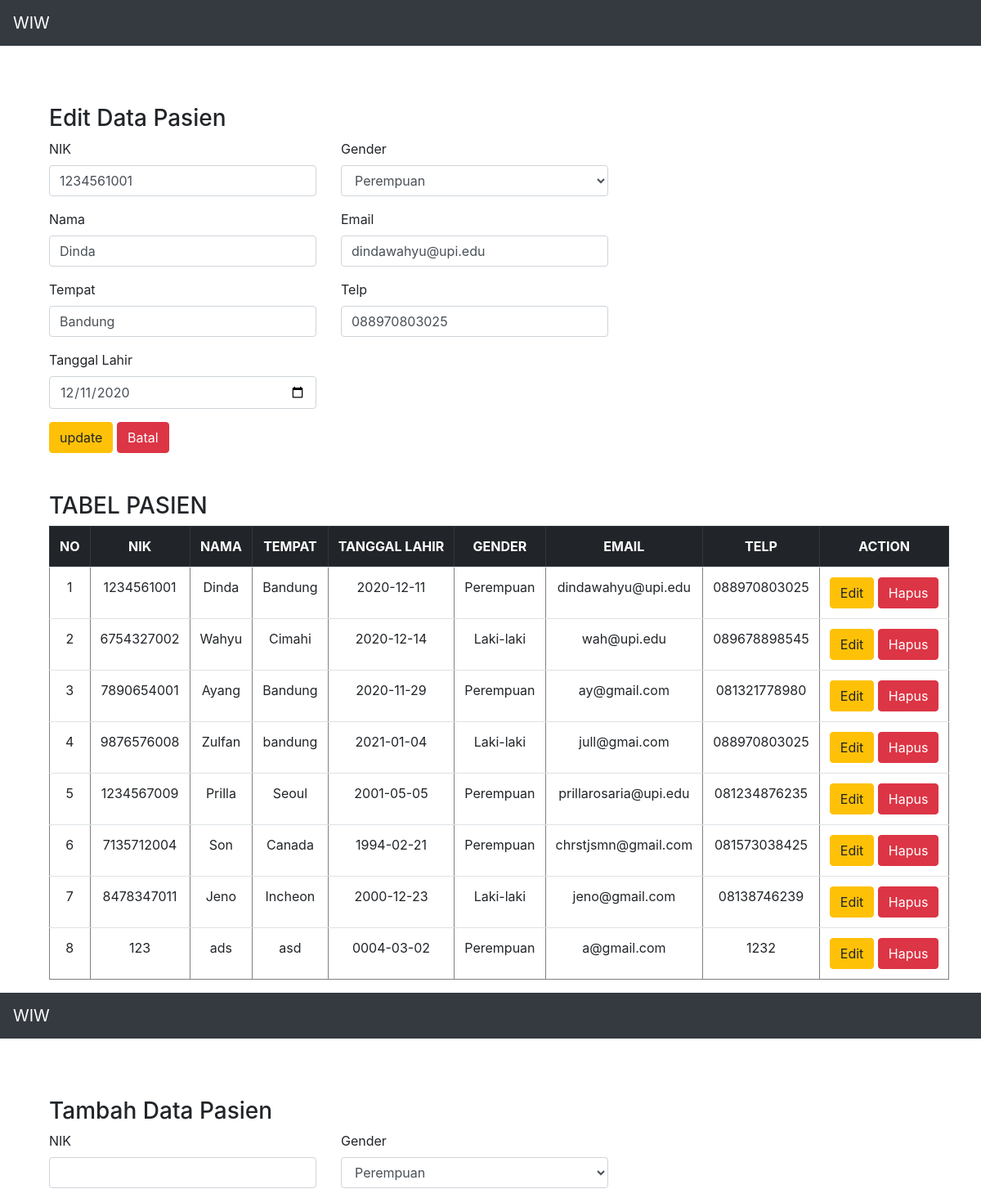
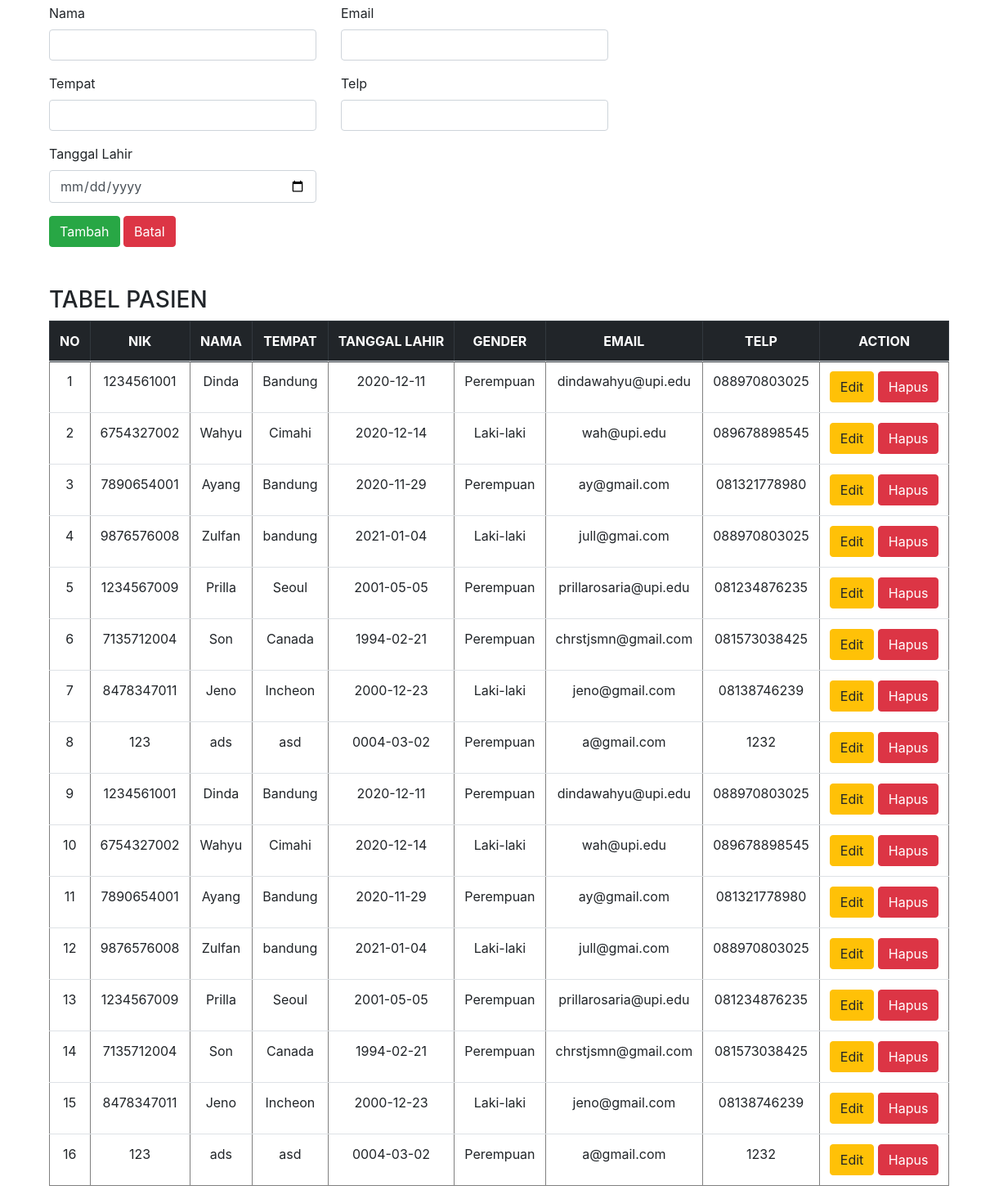
The page /index.php?id_edit=1 on the database its author committed (2 pictures, top to bottom).
### tables this page shows
CREATE TABLE `pasien` (
  `id` int(11) NOT NULL,
  `nik` varchar(100) NOT NULL,
  `nama` varchar(100) NOT NULL,
  `tempat` varchar(100) NOT NULL,
  `tl` varchar(100) NOT NULL,
  `gender` varchar(10) NOT NULL,
  `email` varchar(100) NOT NULL,
  `telp` varchar(100) NOT NULL
);

### presenter/ProsesPasien.php (called while the page is built, shortened)
<?php
class ProsesPasien implements KontrakPresenter
{
	private $tabelpasien;
	private $data = [];
	function ProsesPasien()
	{
		try {
			$db_host = "localhost";
			$db_user = "root";
			$db_password = "";
			$db_name = "mvp_01";
			$this->tabelpasien = new TabelPasien($db_host, $db_user, $db_password, $db_name);
			$this->data = array();
		} catch (Exception $e) {
			echo "wiw error" . $e->getMessage();
		}
	}
	function prosesDataPasien()
	{
		try {
			$this->tabelpasien->open();
			$this->tabelpasien->getPasien();
			while ($row = $this->tabelpasien->getResult()) {
				$this->data[] = $row;
			}
		} catch (Exception $e) {
			echo "wiw error part 2" . $e->getMessage();
		}
	}
	function AmbilDataPasien($id)
	{
		try {
			$this->tabelpasien->open();
			$this->tabelpasien->getPasienById($id);
			$this->data[] = $this->tabelpasien->getResult();
		} catch (Exception $e) {
			echo "wiw error part 3" . $e->getMessage();
		}
	}
	function getId($i)
	{
		return $this->data[$i]['id'];
	}
	function getNik($i)
	{
		return $this->data[$i]['nik'];
	}
	function getNama($i)
	{
		return $this->data[$i]['nama'];
	}
	function getTempat($i)
	{
		return $this->data[$i]['tempat'];
	}
	function getTl($i)
	{
		return $this->data[$i]['tl'];
	}
	function getGender($i)
	{
		return $this->data[$i]['gender'];
	}
	function getSize()
	{
		return sizeof($this->data);
	}
	function getEmail($i)
	{
		return $this->data[$i]['email'];
	}
	function getTelp($i)
	{
		return $this->data[$i]['telp'];
	}
}

### model/DB.class.php (called while the page is built, shortened)
<?php
class DB
{
	var $db_host = '';
	var $db_user = '';
	var $db_password = '';
	var $db_name = '';
	var $db_link = '';
	function DB($db_host = '', $db_user = '', $db_password = '', $db_name = '')
	{
		$this->db_host = $db_host;
		$this->db_user = $db_user;
		$this->db_password = $db_password;
		$this->db_name = $db_name;
	}
	function open()
	{
		$this->db_link = mysqli_connect($this->db_host, $this->db_user, $this->db_password, $this->db_name);
	}
	function execute($query = "")
	{
		$this->result = mysqli_query($this->db_link, $query);
		return $this->result;
	}
}

### model/TabelPasien.class.php (called while the page is built, shortened)
<?php
class TabelPasien extends DB
{
	function getPasien()
	{
		$query = "SELECT * FROM pasien";
		return $this->execute($query);
	}
	function getPasienById($id)
	{
		$query = "SELECT * FROM pasien WHERE id = $id";
		return $this->execute($query);
	}
}

### view/TampilPasien.php (the view, shortened to what this page needs)
<?php
include("presenter/ProsesPasien.php");
class TampilPasien implements KontrakView
{
	private $prosespasien;
	private $ambilpasien;
	function TampilPasien(){
		$this->prosespasien = new ProsesPasien();
		$this->ambilpasien = new ProsesPasien();
	}
	function tampil(){
		$this->prosespasien->prosesDataPasien();
		$data = null;
		for ($i = 0; $i < $this->prosespasien->getSize(); $i++) {
			$no = $i + 1;
			$data .= "<tr>
			<td>" . $no . "</td>
			<td>" . $this->prosespasien->getNik($i) . "</td>
			<td>" . $this->prosespasien->getNama($i) . "</td>
			<td>" . $this->prosespasien->getTempat($i) . "</td>
			<td>" . $this->prosespasien->getTl($i) . "</td>
			<td>" . $this->prosespasien->getGender($i) . "</td>
			<td>" . $this->prosespasien->getEmail($i) . "</td>
			<td>" . $this->prosespasien->getTelp($i) . "</td>
			<td>
			<a href='index.php?id_edit=" . $this->prosespasien->getId($i) .  "' class='btn btn-warning' '>Edit</a>
            <a href='index.php?id_hapus=" . $this->prosespasien->getId($i) . "' class='btn btn-danger' '>Hapus</a> </td>";
		}
		$add = " <h3>Tambah Data Pasien</h3>
				<form action='index.php' method='post' class='mb-5'>
					<div class='row'>
						<div class='col'>
							<div class='row form-row'>
								<div class='form-group col'>
									<label for='Nik'>NIK</label>
									<input type='text' class='form-control' name='Nik' />
								</div>
							</div>
							<div class='row form-row'>
								<div class='form-group col'>
									<label for='Nama'>Nama</label>
									<input type='text' class='form-control' name='Nama' />
								</div>
							</div>
							<div class='row form-row'>
								<div class='form-group col'>
									<label for='Tempat'>Tempat</label>
									<input type='text' class='form-control' name='Tempat' />
								</div>
							</div>
							<div class='row form-row'>
								<div class='form-group col'>
									<label for='Tl'>Tanggal Lahir</label>
									<input type='date' class='form-control' name='Tl' />
								</div>
							</div>
						</div>
						<div class='col'>
							<div class='row form-row'>
								<div class='form-group col'>
									<label for='Gender'>Gender</label>
									<select name='Gender' id='Gender' class='form-control'>
										<option value='Perempuan'>Perempuan</option>
										<option value='Laki-Laki'>Laki-Laki</option>
									</select>
								</div>
							</div>
							<div class='row form-row'>
								<div class='form-group col'>
									<label for='Email'>Email</label>
									<input type='text' class='form-control' name='Email' />
								</div>
							</div>
							<div class='row form-row'>
								<div class='form-group col'>
									<label for='Telp'>Telp</label>
									<input type='text' class='form-control' name='Telp' />
								</div>
							</div>
						</div>
					</div>
					<input type='submit' value='Tambah' name='submit' class='btn btn-success'>
					<input type='reset' value='Batal' name='reset' class='btn btn-danger'>
				</form>";
	}
	function EditDataPasien($id){
		$this->prosespasien->prosesDataPasien();
		$data = null;
		for ($i = 0; $i < $this->prosespasien->getSize(); $i++) {
			$no = $i + 1;
			$data .= "<tr>
			<td>" . $no . "</td>
			<td>" . $this->prosespasien->getNik($i) . "</td>
			<td>" . $this->prosespasien->getNama($i) . "</td>
			<td>" . $this->prosespasien->getTempat($i) . "</td>
			<td>" . $this->prosespasien->getTl($i) . "</td>
			<td>" . $this->prosespasien->getGender($i) . "</td>
			<td>" . $this->prosespasien->getEmail($i) . "</td>
			<td>" . $this->prosespasien->getTelp($i) . "</td>
			<td>
			<a href='index.php?id_edit=" . $this->prosespasien->getId($i) .  "' class='btn btn-warning' '>Edit</a>
            <a href='index.php?id_hapus=" . $this->prosespasien->getId($i) . "' class='btn btn-danger' '>Hapus</a> </td>";
		}
		$this->ambilpasien->AmbilDataPasien($id);
		$add = "<h3>Edit Data Pasien</h3>
				<form action='index.php' method='post' class='mb-5'>
					<div class='row'>
						<div class='col'>
							<div class='row form-row'>
								<div class='form-group col'>
									<label for='Nik'>NIK</label>
									<input type='text' class='form-control' name='Nik' value='". $this->ambilpasien->getNik(0) . "' />
								</div>
							</div>
							<div class='row form-row'>
								<div class='form-group col'>
									<label for='Nama'>Nama</label>
									<input type='text' class='form-control' name='Nama' value='". $this->ambilpasien->getNama(0) . "' />
								</div>
							</div>
							<div class='row form-row'>
								<div class='form-group col'>
									<label for='Tempat'>Tempat</label>
									<input type='text' class='form-control' name='Tempat' value='". $this->ambilpasien->getTempat(0) . "' />
								</div>
							</div>
							<div class='row form-row'>
								<div class='form-group col'>
									<label for='Tl'>Tanggal Lahir</label>
									<input type='date' class='form-control' name='Tl' value='". $this->ambilpasien->getTl(0) . "'/>
								</div>
							</div>
						</div>
						<div class='col'>
							<div class='row form-row'>
								<div class='form-group col'>
									<label for='Gender'>Gender</label>
									<select name='Gender' id='Gender' class='form-control'>
										<option value='Perempuan'>Perempuan</option>
										<option value='Laki-Laki'>Laki-Laki</option>
									</select>
								</div>
							</div>
							<div class='row form-row'>
								<div class='form-group col'>
									<label for='Email'>Email</label>
									<input type='text' class='form-control' name='Email' value='". $this->ambilpasien->getEmail(0) . "'/>
								</div>
							</div>
							<div class='row form-row'>
								<div class='form-group col'>
									<label for='Telp'>Telp</label>
									<input type='text' class='form-control' name='Telp' value='". $this->ambilpasien->getTelp(0) . "'/>
								</div>
							</div>
							<div class='row form-row invisible'>
								<div class='form-group col'>
									<label for='Nik'>NIK</label>
									<input type='text' class='form-control' name='id' value='". $this->ambilpasien->getId(0) . "' />
								</div>
							</div>
						</div>
					</div>
					<input type='submit' value='update' name='update' class='btn btn-warning'>
					<input type='reset' value='Batal' name='reset' class='btn btn-danger'>
				</form>";
	}
}

### rows shown on the page
pasien: Nik "1234561001", Nama "Dinda", Tempat "Bandung", Tl "12/11/2020", Email "dindawahyu@upi.edu", Telp "088970803025", no "1", nik "1234561001", nama "Dinda", tempat "Bandung", tl "2020-12-11", gender "Perempuan", email "dindawahyu@upi.edu", telp "088970803025"
pasien: no "2", nik "6754327002", nama "Wahyu", tempat "Cimahi", tl "2020-12-14", gender "Laki-laki", email "wah@upi.edu", telp "089678898545"
pasien: no "3", nik "7890654001", nama "Ayang", tempat "Bandung", tl "2020-11-29", gender "Perempuan", email "ay@gmail.com", telp "081321778980"
pasien: no "4", nik "9876576008", nama "Zulfan", tempat "bandung", tl "2021-01-04", gender "Laki-laki", email "jull@gmai.com", telp "088970803025"
pasien: no "5", nik "1234567009", nama "Prilla", tempat "Seoul", tl "2001-05-05", gender "Perempuan", email "prillarosaria@upi.edu", telp "081234876235"
pasien: no "6", nik "7135712004", nama "Son", tempat "Canada", tl "1994-02-21", gender "Perempuan", email "chrstjsmn@gmail.com", telp "081573038425"
pasien: no "7", nik "8478347011", nama "Jeno", tempat "Incheon", tl "2000-12-23", gender "Laki-laki", email "jeno@gmail.com", telp "08138746239"
pasien: no "8", nik "123", nama "ads", tempat "asd", tl "0004-03-02", gender "Perempuan", email "a@gmail.com", telp "1232"

### other values the page prints
$this->content "WIW TABEL PASIEN NO NIK NAMA TEMPAT TANGGAL LAHIR GENDER EMAIL TELP ACTION WIW TABEL PASIEN NO NIK NAMA TEMPAT TANGGAL LAHIR GENDER EMAIL TELP ACTION"
$no "1"
$no "2"
$no "3"
$no "4"
$no "5"
$no "6"
$no "7"
$no "8"
$no "9"
$no "10"
$no "11"
$no "12"
$no "13"
$no "14"
